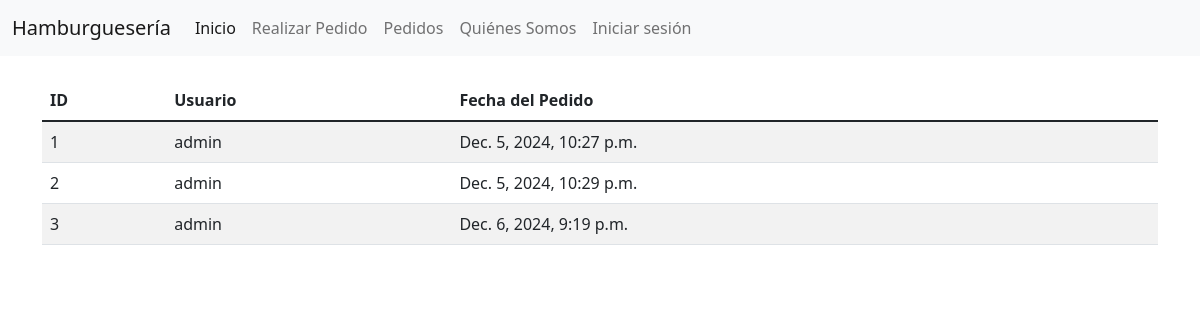
The app's page /pedidos/lista/, older data.
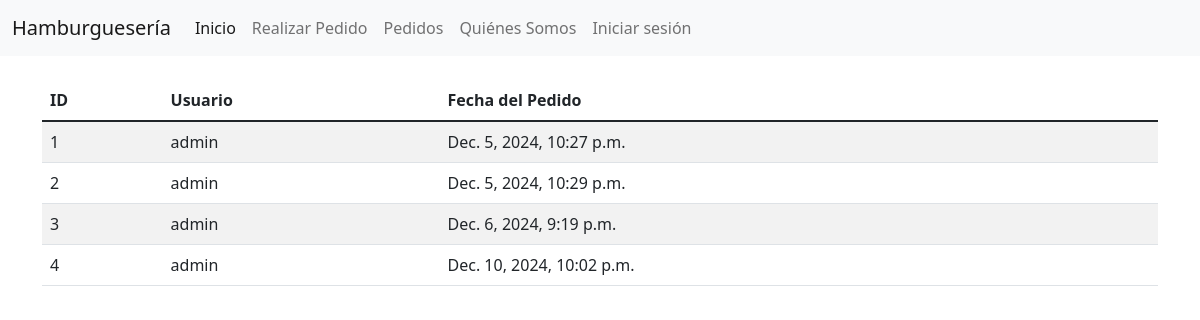
The same page, newer data.
### pedidos/models.py (models this page shows, shortened)
class Pedido(models.Model):
    usuario = models.ForeignKey(User, on_delete=models.CASCADE, default=1)
    hamburguesa = models.ForeignKey(Hamburguesa, on_delete=models.CASCADE)
    cantidad = models.IntegerField()
    fecha_pedido = models.DateTimeField(auto_now_add=True)

### pedidos/views.py (the view)
# urls.py: path('pedidos/lista/', views.lista_pedidos, name='lista_pedidos'),
def lista_pedidos(request):
    pedidos = Pedido.objects.all()
    return render(request, 'pedidos/lista_pedidos.html', {'pedidos': pedidos})

### pedidos/templates/pedidos/lista_pedidos.html (shortened to what this page needs)
{% extends 'base.html' %}
{% block content %}
    <table class="table table-striped">
        <thead>
            <tr>
                <th>ID</th>
                <th>Usuario</th>
                <th>Fecha del Pedido</th>
            </tr>
        </thead>
        <tbody>
            {% for pedido in pedidos %}
                <tr>
                    <td>{{ pedido.id }}</td>
                    <td>{{ pedido.usuario.username }}</td>
                    <td>{{ pedido.fecha_pedido }}</td>
                </tr>
            {% endfor %}
        </tbody>
    </table>
{% endblock %}

### templates/base.html (shortened to what this page needs)
<!DOCTYPE html>
<html lang="en">
<head>
    <link href="https://cdn.jsdelivr.net/npm/bootstrap@5.1.3/dist/css/bootstrap.min.css" rel="stylesheet">
</head>
<body>
    <nav class="navbar navbar-expand-lg navbar-light bg-light">
        <div class="container-fluid">
            <a class="navbar-brand" href="/">Hamburguesería</a>
            <div class="collapse navbar-collapse" id="navbarNav">
                <ul class="navbar-nav">
                    <li class="nav-item">
                        <a class="nav-link active" aria-current="page" href="/">Inicio</a>
                    </li>
                    <li class="nav-item">
                        <a class="nav-link" href="{% url 'realizar_pedido' %}">Realizar Pedido</a>
                    </li>
                    <li class="nav-item">
                        <a class="nav-link" href="/pedidos/lista/">Pedidos</a>
                    </li>
                    <li class="nav-item">
                        <a class="nav-link" href="/quienes-somos/">Quiénes Somos</a>
                    </li>
                    <li class="nav-item">
                        <a class="nav-link" href="/accounts/login/">Iniciar sesión</a>
                    </li>
                </ul>
            </div>
        </div>
    </nav>
    <div class="container mt-4">
        {% block content %}
        {% endblock %}
    </div>
</body>
</html>

Row changes from the older to the newer data that the page shows:
added Pedido: id "4", usuario.username "admin", fecha_pedido "Dec. 10, 2024, 10:02 p.m."
